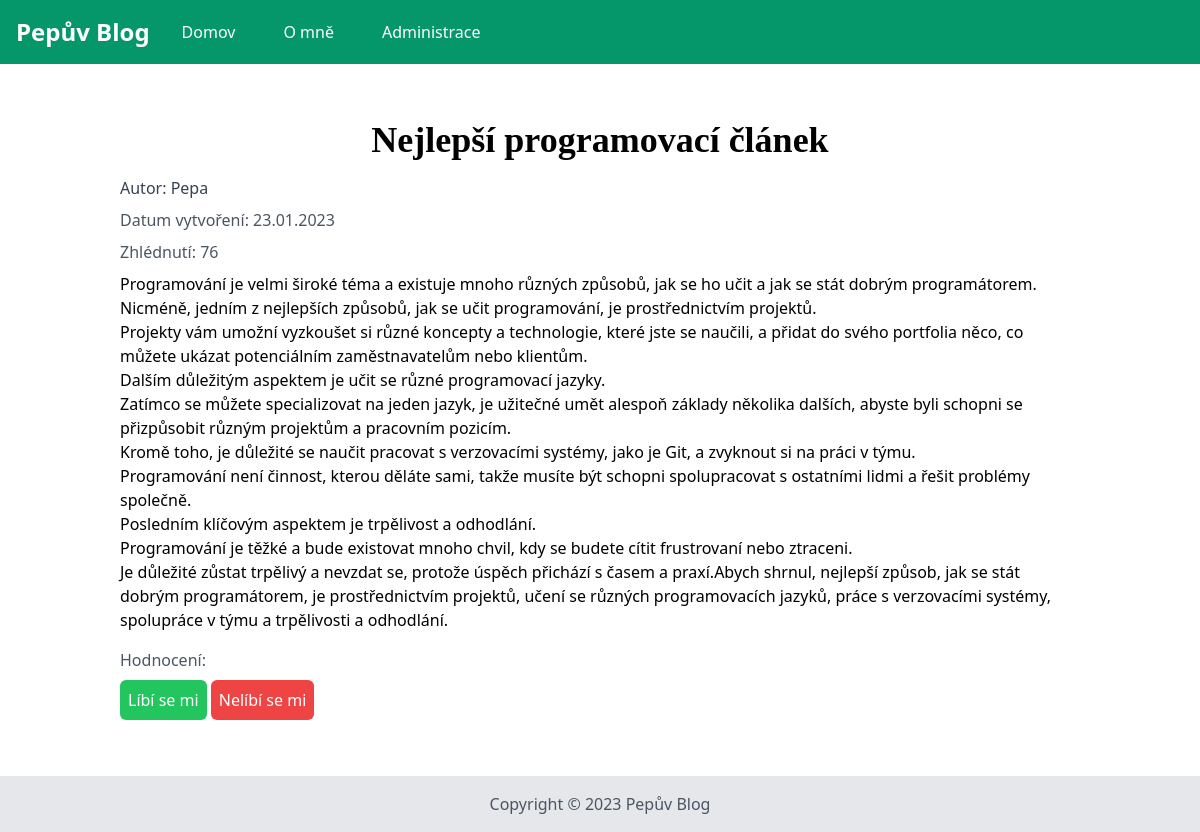
The app's page /article/1 with its own data.
### app.py (models this page shows, shortened)
class Article(db.Model):
    id = db.Column(db.Integer, primary_key=True)
    title = db.Column(db.String, nullable=False)
    content = db.Column(db.String, nullable=False)
    author_id = db.Column(db.Integer, db.ForeignKey('user.id'), nullable=False)
    date_created = db.Column(db.DateTime, default=datetime.utcnow)
    views = db.Column(db.Integer, default=0)
    reviews = db.Column(db.Integer, default=0)

class User(db.Model):
    id = db.Column(db.Integer, primary_key=True)
    login = db.Column(db.String, nullable=False)
    password = db.Column(db.String, nullable=False)
    admin = db.Column(db.Boolean, default=0)
    articles = db.relationship('Article', backref='author', lazy=True)
    is_active = db.Column(db.Boolean, default=True)
    is_authenticated = db.Column(db.Boolean)
    def is_authenticated(self):
        return self.is_authenticated
    def is_active(self):
        return self.is_active

### app.py (the view)
@app.route("/article/<int:id>")
def article(id):
    article = Article.query.filter_by(id=id).first()
    article.views=article.views+1
    db.session.commit()
    return render_template("article.html",article=article)

### templates/article.html (shortened to what this page needs)
{% extends 'base.html' %}
{% block body %}
<div class="container mx-auto p-4">
    <div class="bg-white p-4">
      <h1 class="text-4xl font-bold font-serif mb-4 text-center">{{article.title}}</h1>
      <p class="text-gray-700 mb-2">Autor: {{article.author.login}}</p>
      <p class="text-gray-600 mb-2">Datum vytvoření: {{article.date_created.strftime('%d.%m.%Y')}}</p>
      <p class="text-gray-600 mb-2">Zhlédnutí: {{article.views}}</p>
      <div class=" mb-4">
          {{article.content|safe}}
        </div>
        <div>
          <p class="text-gray-600 mb-2">Hodnocení: {{article.review}}</p>
        <button class="bg-green-500 text-white p-2 rounded-md hover:bg-green-600">Líbí se mi</button>
        <button class="bg-red-500 text-white p-2 rounded-md hover:bg-red-600">Nelíbí se mi</button>
      </div>
    </div>
  </div>
{% endblock %}

### records on screen
Article: title "Nejlepší programovací článek", date_created "23.01.2023", views "76", content "Programování je velmi široké téma a existuje mnoho různých způsobů, jak se ho učit a jak se stát dobrým programátorem. Nicméně, jedním z nejlepších způsobů, jak se učit programování, je prostřednictvím projektů. Projekty vám umožní vyzkoušet si různé koncepty a technologie, které jste se naučili, a přidat do svého portfolia něco, co můžete ukázat potenciálním zaměstnavatelům nebo klientům. Dalším důležitým aspektem je učit se různé programovací jazyky. Zatímco se můžete specializovat na jeden jazyk, je užitečné umět alespoň základy několika dalších, abyste byli schopni se přizpůsobit různým projektům a pracovním pozicím. Kromě toho, je důležité se naučit pracovat s verzovacími systémy, jako…"
User: author.login "Pepa"
